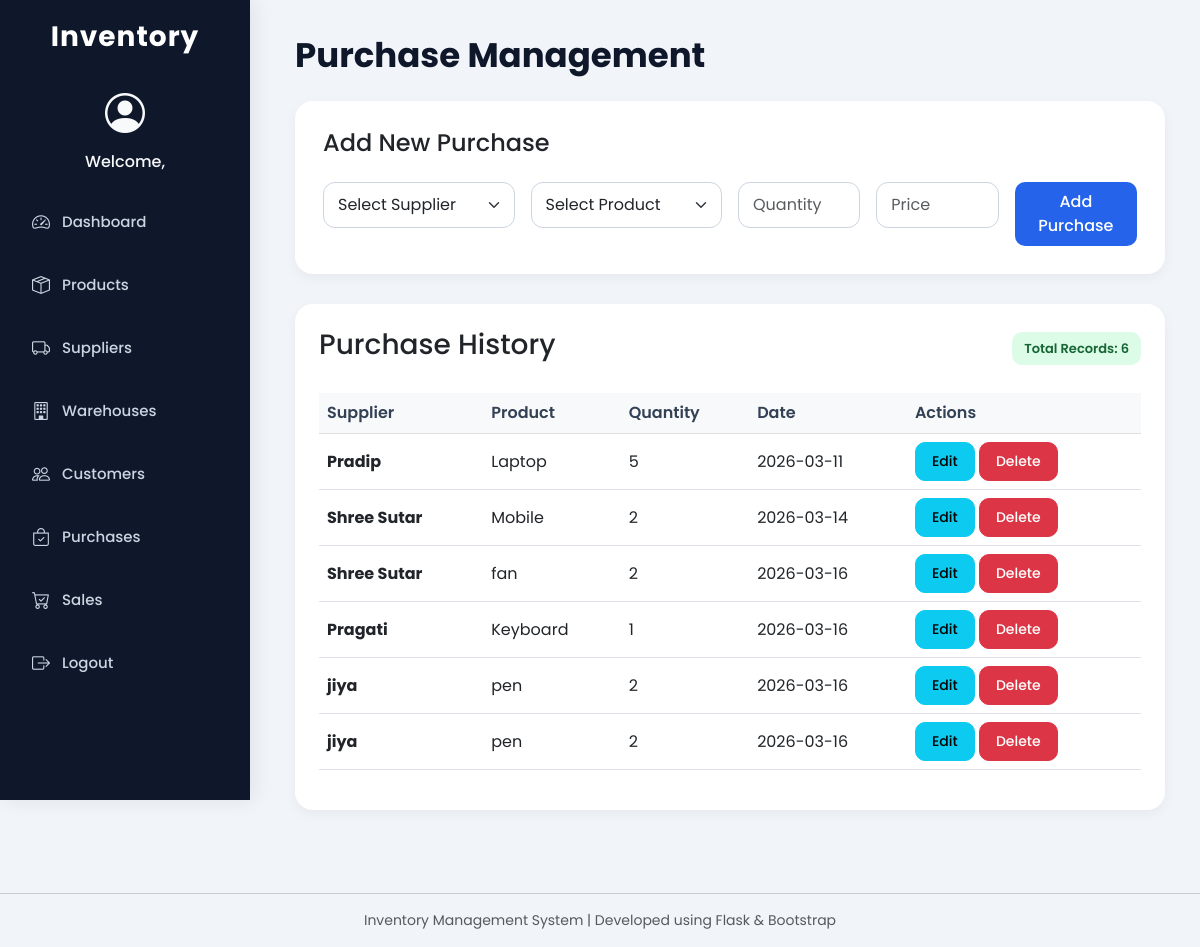
The app's page /purchases with its own data.
### tables this page shows
CREATE TABLE purchases(
    id INTEGER PRIMARY KEY AUTOINCREMENT,
    supplier_id number(5),
    product_id INTEGER,
    qty INTEGER,
    date TEXT
, price REAL, total REAL);

CREATE TABLE suppliers (
    id INTEGER PRIMARY KEY AUTOINCREMENT,
    name TEXT,
    phone TEXT
);

CREATE TABLE products (
    id INTEGER PRIMARY KEY AUTOINCREMENT,
    name TEXT,
    price REAL,
    qty INTEGER,
    supplier_id INTEGER,
    warehouse_id INTEGER,
    FOREIGN KEY (supplier_id) REFERENCES suppliers(id),
    FOREIGN KEY (warehouse_id) REFERENCES warehouses(id)
);

### app.py (the view, shortened to what this page needs)
@app.route("/purchases", methods=["GET","POST"])
def purchases():
    con = get_db()
    cur = con.cursor()
    cur.execute("select * from suppliers")
    suppliers = cur.fetchall()
    cur.execute("select * from products")
    products = cur.fetchall()
    cur.execute("""
    select s.name,
           p.name,
           pu.qty,
           pu.date,
           pu.id
    from purchases pu
    join suppliers s on pu.supplier_id = s.id
    join products p on pu.product_id = p.id
""")
    purchases = cur.fetchall()
    return render_template(
        "purchases.html",
        suppliers=suppliers,
        products=products,
        purchases=purchases
    )

### app.py (called while the page is built)
def get_db():
    return sqlite3.connect("database.db")

### templates/purchases.html (shortened to what this page needs)
{% extends "base.html" %}
{% block content %}
<h1 class="page-title">Purchase Management</h1>
<div class="form-section">
    <h4 class="mb-4">Add New Purchase</h4>
    <form method="POST">
        <div class="row g-3">
            <div class="col-md-3">
                <select name="supplier"
                        class="form-select"
                        required>
                    <option selected disabled>
                        Select Supplier
                    </option>
                </select>
            </div>
            <div class="col-md-3">
                <select name="product"
                        class="form-select"
                        required>
                    <option selected disabled>
                        Select Product
                    </option>
                </select>
            </div>
            <div class="col-md-2">
                <input type="number"
                       name="qty"
                       class="form-control"
                       placeholder="Quantity"
                       required>
            </div>
            <div class="col-md-2">
                <input type="number"
                       name="price"
                       class="form-control"
                       placeholder="Price"
                       required>
            </div>
            <div class="col-md-2">
                <button class="btn btn-custom w-100">
                    Add Purchase
                </button>
            </div>
        </div>
    </form>
</div>
<div class="table-container">
    <div class="d-flex justify-content-between align-items-center mb-4">
        <h3>Purchase History</h3>
        <span class="badge-stock">
            Total Records:
            {{purchases|length}}
        </span>
    </div>
    <table class="table table-hover align-middle">
        <thead class="table-light">
            <tr>
                <th>Supplier</th>
                <th>Product</th>
                <th>Quantity</th>
                <th>Date</th>
                <th>Actions</th>
            </tr>
        </thead>
        <tbody>
            {% for p in purchases %}
            <tr>
                <td>
                    <strong>{{p[0]}}</strong>
                </td>
                <td>
                    {{p[1]}}
                </td>
                <td>
                    {{p[2]}}
                </td>
                <td>
                    {{p[3]}}
                </td>
                <td>
                    <a href="/edit_purchase/{{p[4]}}"
                       class="btn btn-info btn-sm">
                        Edit
                    </a>
                    <a href="/delete_purchase/{{p[4]}}"
   class="btn btn-danger btn-sm"
   onclick="return confirm('Are you sure you want to delete this purchase record?')">
    Delete
</a>
                </td>
            </tr>
            {% endfor %}
        </tbody>
    </table>
</div>
{% endblock %}

### templates/base.html (style rules this page uses)
* { margin:0; padding:0; box-sizing:border-box; font-family:'Poppins', sans-serif; }
body { background:#f1f5f9; overflow-x:hidden; }
.page-title { font-size:34px; font-weight:700; margin-bottom:25px; color:#0f172a; }
.table-container { background:white; padding:24px; border-radius:18px; box-shadow:0 4px 12px rgba(0,0,0,0.05); }
.form-section { background:white; padding:28px; border-radius:18px; box-shadow:0 4px 12px rgba(0,0,0,0.05); margin-bottom:30px; }
.table { margin-top:15px; }
.table thead { background:#f8fafc; }
.table th { font-weight:600; color:#334155; }
.table td { vertical-align:middle; }
.form-control, .form-select { border-radius:12px; padding:10px 14px; border:1px solid #cbd5e1; box-shadow:none; }
.btn { border-radius:10px; padding:8px 16px; font-weight:500; }
.btn-custom { background:#2563eb; color:white; border:none; transition:0.3s; }
.badge-stock { background:#dcfce7; color:#166534; padding:7px 12px; border-radius:10px; font-size:13px; font-weight:600; }

### records on screen
purchases: name "Pradip", name "Laptop", qty "5", date "2026-03-11"
purchases: name "Shree Sutar", name "Mobile", qty "2", date "2026-03-14"
purchases: name "Shree Sutar", name "fan", qty "2", date "2026-03-16"
purchases: name "Pragati", name "Keyboard", qty "1", date "2026-03-16"
purchases: name "jiya", name "pen", qty "2", date "2026-03-16"
purchases: name "jiya", name "pen", qty "2", date "2026-03-16"

### other values on screen
{{ purchases|length }} "6"
